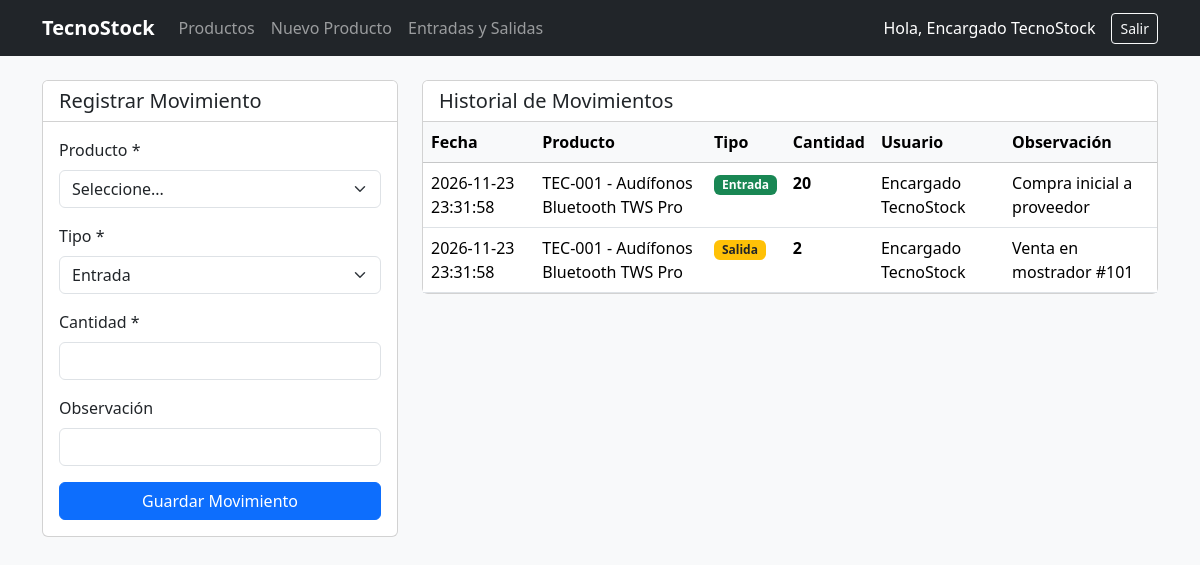
Screenshot of /movimientos.php (signed in) with the database file from the repository.
### tables this page shows
CREATE TABLE movimientos (
    id_movimiento INT AUTO_INCREMENT PRIMARY KEY,
    fecha_hora DATETIME NOT NULL DEFAULT CURRENT_TIMESTAMP,
    tipo ENUM('entrada', 'salida') NOT NULL,
    cantidad INT NOT NULL CHECK (cantidad > 0),
    observacion VARCHAR(255) NULL,
    id_producto INT NOT NULL,
    id_usuario INT NOT NULL,
    CONSTRAINT fk_movimiento_producto
        FOREIGN KEY (id_producto) REFERENCES productos(id_producto)
        ON UPDATE CASCADE ON DELETE RESTRICT,
    CONSTRAINT fk_movimiento_usuario
        FOREIGN KEY (id_usuario) REFERENCES usuarios(id_usuario)
        ON UPDATE CASCADE ON DELETE RESTRICT
);

CREATE TABLE productos (
    id_producto INT AUTO_INCREMENT PRIMARY KEY,
    codigo VARCHAR(30) NOT NULL UNIQUE,
    nombre VARCHAR(120) NOT NULL,
    descripcion TEXT NULL,
    precio DECIMAL(10,2) NOT NULL CHECK (precio >= 0),
    stock_actual INT NOT NULL DEFAULT 0 CHECK (stock_actual >= 0),
    stock_minimo INT NOT NULL DEFAULT 0 CHECK (stock_minimo >= 0),
    estado ENUM('activo', 'inactivo') NOT NULL DEFAULT 'activo',
    id_categoria INT NOT NULL,
    CONSTRAINT fk_producto_categoria
        FOREIGN KEY (id_categoria) REFERENCES categorias(id_categoria)
        ON UPDATE CASCADE ON DELETE RESTRICT
);

CREATE TABLE usuarios (
    id_usuario INT AUTO_INCREMENT PRIMARY KEY,
    nombre VARCHAR(100) NOT NULL,
    correo VARCHAR(120) NOT NULL UNIQUE,
    clave VARCHAR(255) NOT NULL,
    estado ENUM('activo', 'inactivo') NOT NULL DEFAULT 'activo'
);

### movimientos.php (the view, shortened to what this page needs)
<?php
require_once 'config/db.php';
$historial = $pdo->query("SELECT m.*, p.codigo, p.nombre AS producto_nombre, u.nombre AS usuario_nombre
                          FROM movimientos m
                          INNER JOIN productos p ON m.id_producto = p.id_producto
                          INNER JOIN usuarios u ON m.id_usuario = u.id_usuario
                          ORDER BY m.fecha_hora DESC")->fetchAll(PDO::FETCH_ASSOC);
require_once 'includes/header.php';
?>
<div class="row g-4">
    <div class="col-md-4">
        <div class="card">
            <div class="card-header bg-white"><h5 class="mb-0">Registrar Movimiento</h5></div>
            <div class="card-body">
                <form method="POST" id="formMovimiento">
                    <div class="mb-3">
                        <label class="form-label">Producto *</label>
                        <select id="id_producto" name="id_producto" class="form-select" required>
                            <option value="" data-stock="0">Seleccione...</option>
                        </select>
                    </div>
                    <div class="mb-3">
                        <label class="form-label">Tipo *</label>
                        <select id="tipo" name="tipo" class="form-select" required>
                            <option value="entrada">Entrada</option>
                        </select>
                    </div>
                    <div class="mb-3">
                        <label class="form-label">Cantidad *</label>
                        <input type="number" id="cantidad" name="cantidad" min="1" class="form-control" required>
                    </div>
                    <div class="mb-3">
                        <label class="form-label">Observación</label>
                        <input type="text" name="observacion" class="form-control">
                    </div>
                    <button type="submit" class="btn btn-primary w-100">Guardar Movimiento</button>
                </form>
            </div>
        </div>
    </div>
    <div class="col-md-8">
        <div class="card">
            <div class="card-header bg-white"><h5 class="mb-0">Historial de Movimientos</h5></div>
            <div class="table-responsive">
                <table class="table table-hover mb-0">
                    <thead class="table-light">
                        <tr>
                            <th>Fecha</th>
                            <th>Producto</th>
                            <th>Tipo</th>
                            <th>Cantidad</th>
                            <th>Usuario</th>
                            <th>Observación</th>
                        </tr>
                    </thead>
                    <tbody>
                        <?php foreach ($historial as $m): ?>
                            <tr>
                                <td><?php echo $m['fecha_hora']; ?></td>
                                <td><?php echo htmlspecialchars($m['codigo'] . ' - ' . $m['producto_nombre']); ?></td>
                                <td>
                                    <?php if ($m['tipo'] == 'entrada'): ?>
                                        <span class="badge bg-success">Entrada</span>
                                    <?php else: ?>
                                        <span class="badge bg-warning text-dark">Salida</span>
                                    <?php endif; ?>
                                </td>
                                <td class="fw-bold"><?php echo $m['cantidad']; ?></td>
                                <td><?php echo htmlspecialchars($m['usuario_nombre']); ?></td>
                                <td><?php echo htmlspecialchars($m['observacion']); ?></td>
                            </tr>
                        <?php endforeach; ?>
                    </tbody>
                </table>
            </div>
        </div>
    </div>
</div>
<?php require_once 'includes/footer.php'; ?>

### rows the page displays
movimientos: fecha_hora "2026-11-23 23:31:58", id_producto.nombre "TEC-001 - Audífonos Bluetooth TWS Pro", tipo "Entrada", cantidad "20", id_usuario.nombre "Encargado TecnoStock", observacion "Compra inicial a proveedor"
movimientos: fecha_hora "2026-11-23 23:31:58", id_producto.nombre "TEC-001 - Audífonos Bluetooth TWS Pro", tipo "Salida", cantidad "2", id_usuario.nombre "Encargado TecnoStock", observacion "Venta en mostrador #101"

### other values shown
$_SESSION['nombre_usuario'] "Encargado TecnoStock"
